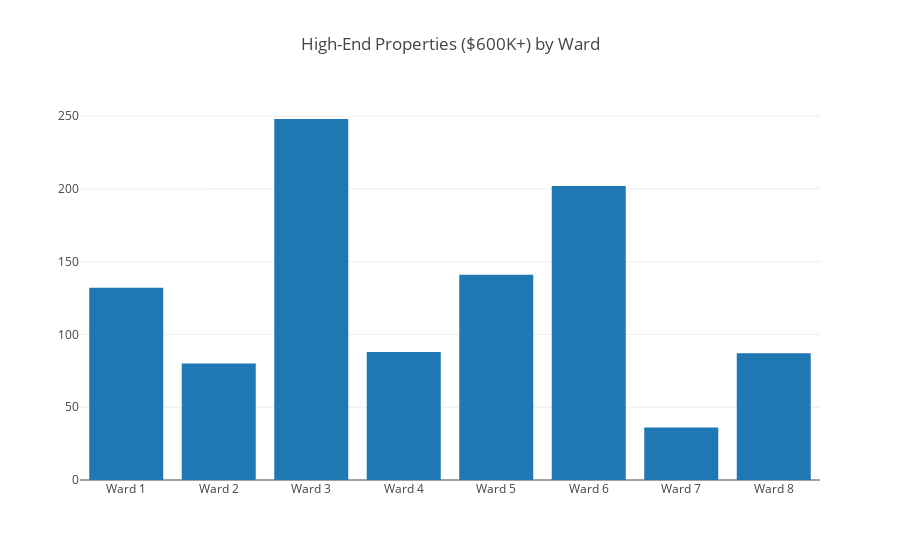

Write notebook code for a chart like this one.
### Code cell
data = [go.Bar(x=ward_list, y=[upper_geo[upper_geo[ward] == True].shape[0] for ward in ward_list])]
layout = go.Layout(title="High-End Properties ($600K+) by Ward")
fig = go.Figure(data=data, layout=layout)
iplot(fig)

### Figure 1 — Plotly figure (JSON) as saved in the notebook; plotly's stock layout.template omitted (floating-point values rounded to 4 significant figures)
{"data": [{"type": "bar", "uid": "84effaf3-b04f-42cc-8e5a-8fb51615a941", "x": ["Ward 1", "Ward 2", "Ward 3", "Ward 4", "Ward 5", "Ward 6", "Ward 7", "Ward 8"], "y": [132, 80, 248, 88, 141, 202, 36, 87]}], "layout": {"autosize": true, "title": {"text": "High-End Properties ($600K+) by Ward"}, "xaxis": {"autorange": true, "range": [-0.5, 7.5], "type": "category"}, "yaxis": {"autorange": true, "range": [0, 261.1], "type": "linear"}}}
